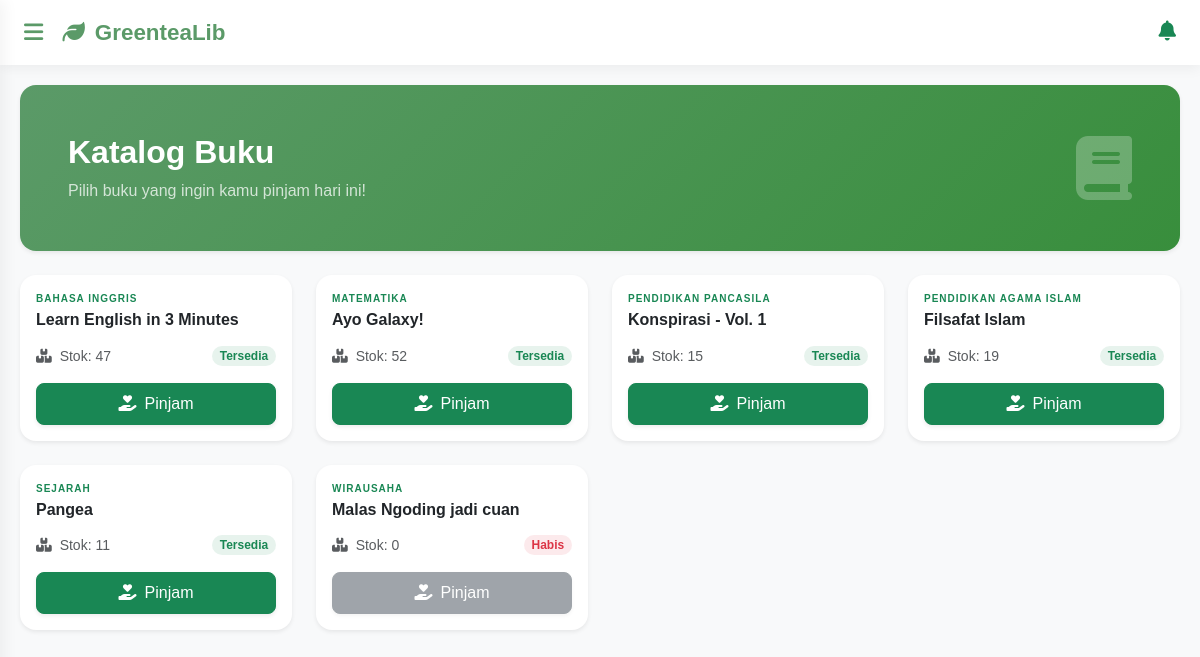
/Views/V_KatalogBuku.php (signed in), run on the app's committed database.
### tables this page shows
CREATE TABLE `buku` (
  `id` int(11) NOT NULL,
  `judul` varchar(255) NOT NULL,
  `kategori` enum('Matematika','Bahasa Indonesia','Bahasa Inggris','Pendidikan Agama Islam','Bahasa Sunda','Sejarah','Pendidikan Pancasila','Wirausaha','Akutansi') DEFAULT NULL,
  `stok` int(11) DEFAULT 0
);

### Controllers/C_Buku.php (called while the page is built, shortened)
<?php
include_once '../Models/M_Buku.php';
$buku = new M_Buku();
try{
    if(!empty($_GET['aksi'])){
        if(!($_GET['aksi'] == 'hapus')){
            if($_GET['aksi'] == 'edit'){
                $id = $_GET['id'];
                $bukus = $buku->SHOW_BUKU_BY_ID($id);
                include_once '../Views/V_UpdateBuku.php';
            }else{
                $id = $_POST['id'];
                $judul = $_POST['judul'];
                $kategori = $_POST['kategori'];
                $stok = $_POST['stok'];
                if($_GET['aksi'] == 'tambah'){
                    $buku->ADD_BUKU($id, $judul, $kategori, $stok);
                }elseif($_GET['aksi'] == 'update'){
                    $buku->UPDATE_BUKU($id, $judul, $kategori, $stok);
                }
            }
        }else{
        	$id = $_GET['id'];
        	$buku->DELETE_BUKU($id);
        }
    }else{
        $bukus = $buku->SHOW_BUKU();
    }
}catch(Exception $e){
    echo $e->getMessage();
}

### Models/M_Connect.php (called while the page is built, shortened)
<?php
class M_Connect
{
	private $host = "localhost",
	$username = "root",
	$pass = "",
	$db = "ukk_4_fahmi";
	function __construct()
	{
		$this->connect = mysqli_connect($this->host, $this->username, $this->pass, $this->db);
		if ($this->connect)
		{
			return $this->connect;
		}else{
			echo mysqli_connect_error();
		}
	}
}

### Models/M_Buku.php (called while the page is built, shortened)
<?php
include_once 'M_Connect.php';
class M_Buku{
    public function SHOW_BUKU()
    {
        $conn = new M_Connect();
        $sql = 'SELECT * FROM buku';
        $post = mysqli_query($conn->connect, $sql);
        if($post->num_rows > 0){
            while ($data = mysqli_fetch_object($post)){
                $result[] = $data;
            }
            return $result;
        }
    }
}

### Views/V_KatalogBuku.php (the view)
<?php
    include_once '../Controllers/C_Buku.php';
    include_once 'HEADER.php';
?>
    <div class="row mb-4">
        <div class="col-12">
            <div class="p-5 rounded-4 shadow-sm text-white d-flex align-items-center justify-content-between" style="background: linear-gradient(135deg, var(--green-tea), var(--green-tea-dark));">
                <div>
                    <h2 class="fw-bold mb-2">Katalog Buku</h2>
                    <p class="mb-0 opacity-75">Pilih buku yang ingin kamu pinjam hari ini!</p>
                </div>
                <div class="d-none d-md-block">
                    <i class="fas fa-book fa-4x opacity-25"></i>
                </div>
            </div>
        </div>
    </div>
    <div class="row g-4">
        <?php
            if(!empty($bukus)){
                foreach ($bukus as $data){ ?>
                <div class="col-12 col-sm-6 col-md-4 col-lg-3">
                    <div class="card h-100 shadow-sm border-0 rounded-4 card-book-hover transition-all">
                        <div class="card-body d-flex flex-column pt-3">
                            <span class="text-uppercase text-success fw-bold mb-1" style="font-size: 10px; letter-spacing: 1px;">
                                <?= $data->kategori ?>
                            </span>
                            <h6 class="card-title fw-bold mb-3 text-dark">
                                <?= $data->judul ?>
                            </h6>
                            <div class="mt-auto mb-3 d-flex justify-content-between align-items-center">
                                <div class="small">
                                    <i class="fas fa-boxes text-muted me-1"></i>
                                    <span class="text-muted">Stok: <?= $data->stok ?></span>
                                </div>
                                <?php if ($data->stok > 0) { ?>
                                    <span class="badge rounded-pill bg-success bg-opacity-10 text-success small">Tersedia</span>
                                <?php }else { ?>
                                    <span class="badge rounded-pill bg-danger bg-opacity-10 text-danger small">Habis</span>
                                <?php } ?>
                            </div>
                            <a href="../Controllers/C_Transaksi.php?aksi=pinjam&id_buku=<?= $data->id ?>" class="btn <?= $data->stok > 0 ? 'btn-success' : 'btn-secondary disabled' ?> w-100 rounded-3 shadow-sm py-2">
                                <i class="fas fa-hand-holding-heart me-2"></i>Pinjam
                            </a>
                        </div>
                    </div>
                </div>
        <?php }}else{
            echo '<p class="text-center text-muted">Buku sedang kosong!</p>';
        } ?>
    </div>
<?php include_once 'FOOTER.php'; ?>

### Views/HEADER.php (style rules this page uses)
:root { --green-tea: #5B9A68; --green-tea-dark: #388E3C; --green-tea-soft: #F1F8E9; --text-dark: #333333; --white: #ffffff; }
body { margin: 0; font-family: 'Poppins', sans-serif; background: #f8f9fa; color: var(--text-dark); }

### data on the page
buku: kategori "BAHASA INGGRIS", judul "Learn English in 3 Minutes", stok "47", shows "Tersedia"
buku: kategori "MATEMATIKA", judul "Ayo Galaxy!", stok "52", shows "Tersedia"
buku: kategori "PENDIDIKAN PANCASILA", judul "Konspirasi - Vol. 1", stok "15", shows "Tersedia"
buku: kategori "PENDIDIKAN AGAMA ISLAM", judul "Filsafat Islam", stok "19", shows "Tersedia"
buku: kategori "SEJARAH", judul "Pangea", stok "11", shows "Tersedia"
buku: kategori "WIRAUSAHA", judul "Malas Ngoding jadi cuan", stok "0", shows "Habis"
